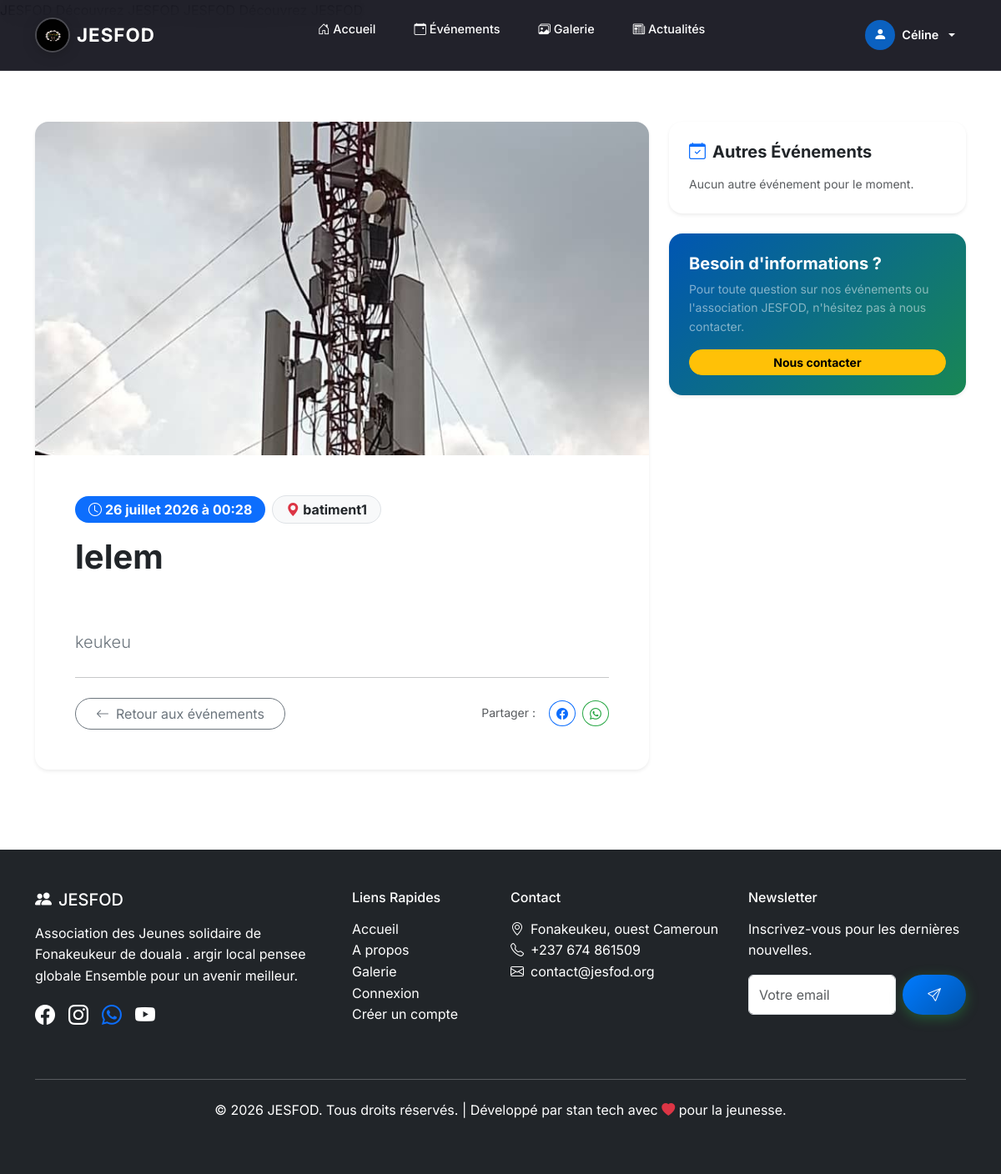
Page /evenements/1/ (signed in) on the committed database.
### menber_JESFOD/models.py (models this page shows, shortened)
class Event(models.Model):
    title = models.CharField(max_length=200)
    description = models.TextField(blank=True)
    location = models.CharField(max_length=200, blank=True)
    event_date = models.DateTimeField()
    image = models.ImageField(upload_to='events/', blank=True)
    video = models.FileField(upload_to="videos/", blank=True, null=True)
    created_by = models.ForeignKey(User, on_delete=models.CASCADE, related_name='created_events')
    created_date = models.DateTimeField(auto_now_add=True)
    is_published = models.BooleanField(default=True)
    class Meta:
        ordering = ['event_date']

### menber_JESFOD/views_fixed.py (the view)
# urls.py: path('evenements/<int:pk>/', public_event_detail, name='public_event_detail'),
@login_required
def public_event_detail(request, pk):
    event = get_object_or_404(Event, pk=pk, is_published=True)
    recent_events = Event.objects.filter(is_published=True).exclude(pk=pk).order_by('-event_date')[:3]
    return render(request, 'public_event_detail.html', {
        'event': event,
        'recent_events': recent_events,
    })

### menber_JESFOD/models.py (called while the page is built)
    @property
    def is_bureau(self):
        return self.role == 'bureau'

### JESFOD_PROJECT/templates/public_event_detail.html (shortened to what this page needs)
{% extends 'base.html' %}
{% block content %}
<div class="container py-5 mt-4">
  <div class="row g-4">
    <div class="col-lg-8">
      <div class="card border-0 shadow-sm rounded-4 overflow-hidden bg-white">
        {% if event.image %}
        <img src="{{ event.image.url }}" class="img-fluid w-100" alt="{{ event.title }}" style="max-height: 400px; object-fit: cover;">
        {% endif %}
        <div class="card-body p-4 p-md-5">
          <div class="d-flex flex-wrap gap-2 mb-3 align-items-center">
            <span class="badge bg-primary px-3 py-2 rounded-pill fs-6">
              <i class="bi bi-clock me-1"></i>{{ event.event_date|date:"d F Y à H:i" }}
            </span>
            {% if event.location %}
            <span class="badge bg-light text-dark border px-3 py-2 rounded-pill fs-6">
              <i class="bi bi-geo-alt-fill text-danger me-1"></i>{{ event.location }}
            </span>
            {% endif %}
          </div>
          <h1 class="fw-bold mb-4 text-dark">{{ event.title }}</h1>
          <div class="lead text-secondary mb-4 style-description" style="line-height: 1.8; white-space: pre-line;">
            {{ event.description }}
          </div>
          <hr class="my-4">
          <div class="d-flex justify-content-between align-items-center flex-wrap gap-3">
            <a href="{% url 'public_events' %}" class="btn btn-outline-secondary rounded-pill px-4">
              <i class="bi bi-arrow-left me-2"></i>Retour aux événements
            </a>
            <div class="d-flex gap-2 align-items-center">
              <span class="small text-muted me-2">Partager :</span>
              <a href="https://www.facebook.com/sharer/sharer.php?u={{ request.build_absolute_uri }}" target="_blank" class="btn btn-sm btn-outline-primary rounded-circle">
                <i class="bi bi-facebook"></i>
              </a>
              <a href="https://api.whatsapp.com/send?text={{ event.title }} - {{ request.build_absolute_uri }}" target="_blank" class="btn btn-sm btn-outline-success rounded-circle">
                <i class="bi bi-whatsapp"></i>
              </a>
            </div>
          </div>
        </div>
      </div>
    </div>
    <div class="col-lg-4">
      <div class="card border-0 shadow-sm rounded-4 p-4 bg-white mb-4">
        <h5 class="fw-bold mb-3"><i class="bi bi-calendar-check text-primary me-2"></i>Autres Événements</h5>
        <div class="d-flex flex-column gap-3">
          {% for other in recent_events %}
          <a href="{% url 'public_event_detail' other.pk %}" class="text-decoration-none text-dark card-hover rounded-3 p-2 border border-light">
            <div class="d-flex gap-3 align-items-center">
              {% if other.image %}
              <img src="{{ other.image.url }}" alt="{{ other.title }}" class="rounded-3" style="width: 70px; height: 50px; object-fit: cover;">
              {% else %}
              <div class="bg-light rounded-3 d-flex align-items-center justify-content-center" style="width: 70px; height: 50px;">
                <i class="bi bi-calendar-event text-muted"></i>
              </div>
              {% endif %}
              <div>
                <h6 class="fw-bold mb-1 small text-truncate" style="max-width: 180px;">{{ other.title }}</h6>
                <small class="text-muted"><i class="bi bi-clock me-1"></i>{{ other.event_date|date:"d/m/Y" }}</small>
              </div>
            </div>
          </a>
          {% empty %}
          <p class="text-muted small mb-0">Aucun autre événement pour le moment.</p>
          {% endfor %}
        </div>
      </div>
      <div class="card border-0 shadow-sm rounded-4 p-4 text-white" style="background: linear-gradient(135deg, #0056b3, #198754);">
        <h5 class="fw-bold mb-2">Besoin d'informations ?</h5>
        <p class="small text-white-50 mb-3">Pour toute question sur nos événements ou l'association JESFOD, n'hésitez pas à nous contacter.</p>
        <a href="{% url 'home' %}#contact" class="btn btn-warning rounded-pill btn-sm fw-bold">Nous contacter</a>
      </div>
    </div>
  </div>
</div>
{% endblock %}

### JESFOD_PROJECT/templates/base.html (shortened to what this page needs)
{% load static %}
<!DOCTYPE html>
<html lang="fr">
<head>
    <link href="https://cdn.jsdelivr.net/npm/bootstrap@5.3.3/dist/css/bootstrap.min.css" rel="stylesheet">
    <link href="https://cdn.jsdelivr.net/npm/bootstrap-icons@1.11.3/font/bootstrap-icons.css" rel="stylesheet">
    <link href="https://cdnjs.cloudflare.com/ajax/libs/animate.css/4.1.1/animate.min.css" rel="stylesheet">
    <link rel="stylesheet" href="{% static 'css/style.css' %}">
</head>
<body>
<nav class="jesfod-navbar navbar navbar-expand-lg fixed-top navbar-dark" id="mainNav">
    <div class="container">
        <a class="navbar-brand d-flex align-items-center gap-2" href="{% url 'home' %}">
            <img src="{% static 'images/logo.jpeg' %}" alt="Logo JESFOD" width="42" height="42" class="rounded-circle logo-hero">
            <span class="brand-name fw-bold">JESFOD</span>
        </a>
        <div class="offcanvas offcanvas-end text-bg-dark" tabindex="-1" id="navbarOffcanvas" aria-labelledby="navbarOffcanvasLabel">
            <div class="offcanvas-body">
                <ul class="navbar-nav mx-auto mb-2 mb-lg-0 gap-1">
                    {% if not is_member_page and not is_admin_page %}
                    <li class="nav-item">
                        <a class="nav-link nav-pill-link" href="{% url 'home' %}"><i class="bi bi-house-door me-1"></i>Accueil</a>
                    </li>
                    <li class="nav-item">
                        <a class="nav-link nav-pill-link" href="{% url 'public_events' %}"><i class="bi bi-calendar-event me-1"></i>Événements</a>
                    </li>
                    <li class="nav-item">
                        <a class="nav-link nav-pill-link" href="{% url 'public_gallery' %}"><i class="bi bi-images me-1"></i>Galerie</a>
                    </li>
                    <li class="nav-item">
                        <a class="nav-link nav-pill-link" href="{% url 'home' %}#news"><i class="bi bi-newspaper me-1"></i>Actualités</a>
                    </li>
                    {% endif %}
                </ul>
                <ul class="navbar-nav align-items-center gap-2 mt-4 mt-lg-0">
                    {% if user.is_authenticated %}
                        <li class="nav-item dropdown w-100 w-lg-auto text-center text-lg-start">
                            <a class="nav-link dropdown-toggle d-flex align-items-center justify-content-center justify-content-lg-start gap-2 nav-user-btn" href="#" role="button" data-bs-toggle="dropdown">
                                <div class="user-avatar-sm">
                                    <i class="bi bi-person-fill"></i>
                                </div>
                                <span class="fw-semibold">{{ user.username }}</span>
                            </a>
                        </li>
                    {% endif %}
                </ul>
            </div>
        </div>
    </div>
</nav>
    <main class="pt-5">
        {% block content %}{% endblock %}
    </main>
    <footer class="bg-dark text-white py-5 mt-5">
        <div class="container">
            <div class="row">
                <div class="col-lg-4 mb-4">
                    <h5 class="mb-3"><i class="bi bi-people-fill me-2 text-light-green"></i>JESFOD</h5>
                    <p>Association des Jeunes solidaire  de Fonakeukeur de douala . argir local pensee globale Ensemble pour un avenir meilleur.</p>
                    <div class="d-flex gap-3">
                        <a href="https://web.facebook.com/groups/367541119929232/events" class="text-white"><i class="bi bi-facebook fs-4"></i></a>
                        <a href="https://vt.tiktok.com/ZS9ePpjALuUoM-Sc5Da/" class="text-white"><i class="bi bi-instagram fs-4"></i></a>
                        <a href="https://chat.whatsapp.com/LVOzfSy7LtFAonZo5Kwwvy?mode=gi_t"><i class="bi bi-whatsapp fs-4"></i></a>
                        <a href="https://vt.tiktok.com/ZS9ePpjALuUoM-Sc5Da/" class="text-white"><i class="bi bi-youtube fs-4"></i></a>
                    </div>
                </div>
                <div class="col-lg-2 col-md-6 mb-4">
                    <h6 class="mb-3">Liens Rapides</h6>
                    <ul class="list-unstyled">
                        <li><a href="#accueil" class="text-white text-decoration-none">Accueil</a></li>
                        <li><a href="#apropos" class="text-white text-decoration-none">A propos</a></li>
                        <li><a href="#galerie" class="text-white text-decoration-none">Galerie</a></li>
                        <li><a href="{% url 'login' %}" class="text-white text-decoration-none">Connexion</a></li>
                         <li><a href="{% url 'register' %}" class="text-white text-decoration-none">Créer un compte</a></li>
                    </ul>
                </div>
                <div class="col-lg-3 col-md-6 mb-4">
                    <h6 class="mb-3">Contact</h6>
                    <ul class="list-unstyled">
                        <li><i class="bi bi-geo-alt me-2"></i>Fonakeukeu,  ouest Cameroun</li>
                        <li><i class="bi bi-telephone me-2"></i>+237 674 861509</li>
                        <li><i class="bi bi-envelope me-2"></i>contact@jesfod.org</li>
                    </ul>
                </div>
                <div class="col-lg-3 mb-4">
                    <h6 class="mb-3">Newsletter</h6>
                    <p>Inscrivez-vous pour les dernières nouvelles.</p>
                    <form class="d-flex">
                        <input type="email" class="form-control me-2" placeholder="Votre email">
                        <button class="btn btn-success"><i class="bi bi-send"></i></button>
                    </form>
                </div>
            </div>
            <hr class="my-4">
            <div class="text-center">
                <p>&copy; 2026 JESFOD. Tous droits réservés. | Développé  par stan tech avec <i class="bi bi-heart-fill text-danger"></i> pour la jeunesse.</p>
            </div>
        </div>
    </footer>
</body>
</html>

### JESFOD_PROJECT/static/css/style.css (style rules this page uses)
:root { --primary-blue: #007BFF; --secondary-blue: #0056b3; --primary-green: #28a745; --secondary-green: #20c997; --light-blue: #e3f2fd; --light-green: #e9f7ef; --gray: #6c757d; --light-gray: #f8f9fa; --white: #ffffff; --dark: #0f1117; --card-radius: 20px; --transition: all 0.3s ease; }
body { font-family: 'Inter', 'Segoe UI', Tahoma, Geneva, Verdana, sans-serif; line-height: 1.6; color: #333; background-color: var(--white); }
.jesfod-navbar { background: rgba(10, 10, 20, 0.9) !important; backdrop-filter: blur(16px); -webkit-backdrop-filter: blur(16px); border-bottom: 1px solid rgba(255,255,255,0.07); padding: 0.6rem 0; transition: var(--transition); }
.brand-name { font-size: 1.4rem; letter-spacing: 1px; color: #fff !important; }
.logo-hero { border: 2px solid rgba(255,255,255,0.2); transition: var(--transition); filter: drop-shadow(0 2px 6px rgba(0,0,0,0.4)); }
.nav-pill-link { color: rgba(255,255,255,0.82) !important; padding: 0.45rem 1rem !important; border-radius: 50px !important; font-size: 0.9rem; font-weight: 500; transition: var(--transition); }
.nav-user-btn { color: rgba(255,255,255,0.9) !important; font-size: 0.9rem; }
.user-avatar-sm { width: 36px; height: 36px; border-radius: 50%; background: rgba(0,123,255,0.7); display: flex; align-items: center; justify-content: center; font-size: 1rem; color: #fff; }
.navbar-brand, .nav-link { color: var(--white) !important; }
.btn-primary, .btn-success { background: linear-gradient(135deg, var(--primary-blue), var(--secondary-blue)); border: none; box-shadow: 0 4px 15px rgba(0, 123, 255, 0.4); padding: 12px 30px; border-radius: 50px; font-weight: 600; transition: all 0.3s ease; box-shadow: 0 4px 15px rgba(40, 167, 69, 0.4); color: var(--white); }
.btn-outline-success { color: var(--primary-green); border-color: var(--primary-green); }
.card { border: none; border-radius: 20px; overflow: hidden; transition: transform 0.3s ease; box-shadow: 0 4px 15px rgba(0,0,0,0.1); }
.navbar { padding: 1rem 0; }
.nav-link { transition: all 0.3s ease; margin: 0 5px; }
.navbar-brand img.logo-hero { transition: all 0.3s ease; filter: drop-shadow(0 2px 8px rgba(0,0,0,0.3)); }

### rows in the picture
Event: image (picture), event_date "26 juillet 2026 à 00:28", location "batiment1", title "lelem", description "keukeu"

### other values in the picture
{{ user.username }} "Céline"
